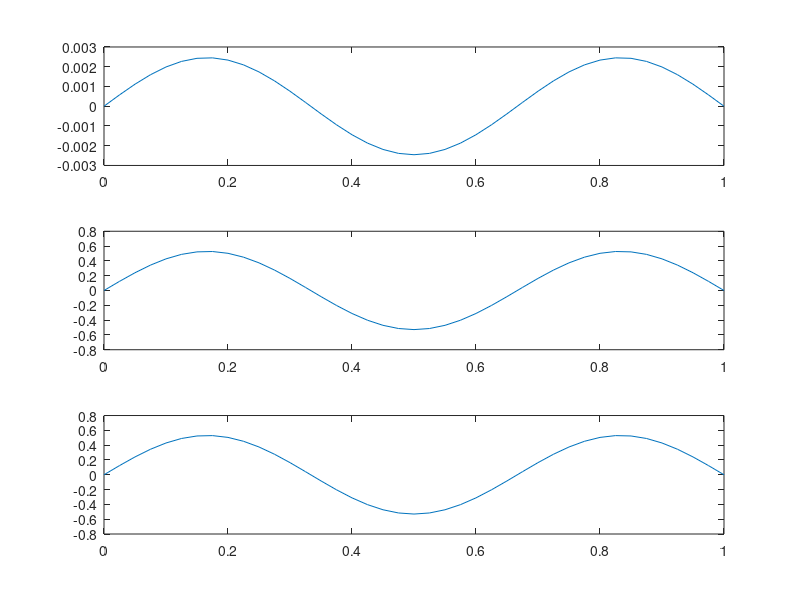

Write the MATLAB code that produced this figure.
clear all
close all

N=40;
ds=1/N;
s=(0:N)*ds;
A=5; 
k=3;
t=0;


thv_ana = (A/(k*pi))*((sin(k*pi*s + 2*pi*t)) - sin(2*pi*t));
kappav=A*cos(k*pi*s+2*pi*t);
thv_numM=ds*cumtrapz(kappav);
thv_num=zeros(size(s));

for i=1:N
    thv_num(i+1)=thv_num(i)+(ds/2)*((kappav(i)+kappav(i+1)));
end
    diff1=thv_ana-thv_num;
    diff2=thv_numM-thv_num;
    subplot(3,1,1)
    plot(s, diff1)
    hold on;
    subplot(3,1,2)
    plot(s,thv_num)
    hold on;
    
subplot(3,1,3)
plot(s,thv_ana)

fel1 = sqrt(sum(diff1.^2)/numel(diff1))
fel2 = sqrt(sum(diff2.^2)/numel(diff2))


